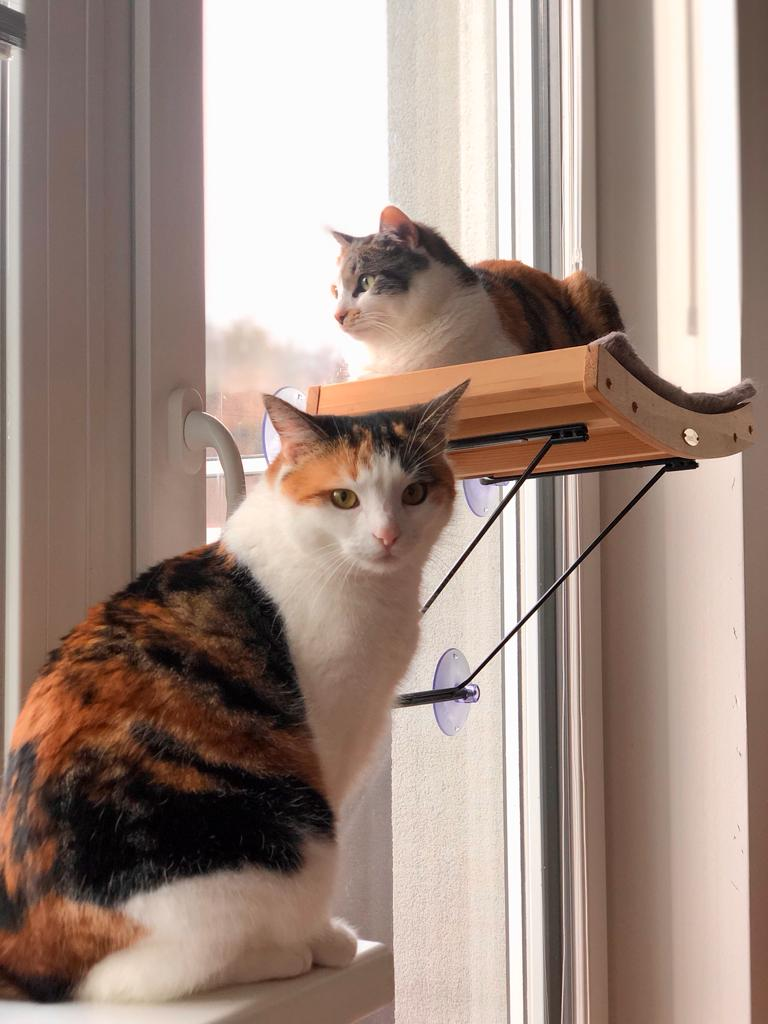
#> input picture Photos/Cats.jpeg, 768 x 1024 px
$ python threshold.py
#> lines starting #> are read from the running program, lines starting #| are printed output that depends on the picture; after the words box and inside, x2 and y2 are one past the last pixel; in counts of white or black regions, pixels touching at a corner belong together
import cv2 as cv

# Thresholding is the binarization of an image. i.e:, image pixels are either (zero or black) or (255 or white)
img = cv.imread('Photos/Cats.jpeg')
#> img is the input picture: shape (1024, 768, 3); mean B, G, R 131.4, 141.6, 161.8
# cv.imshow('Gmunden', img)

gray = cv.cvtColor(img, cv.COLOR_BGR2GRAY)
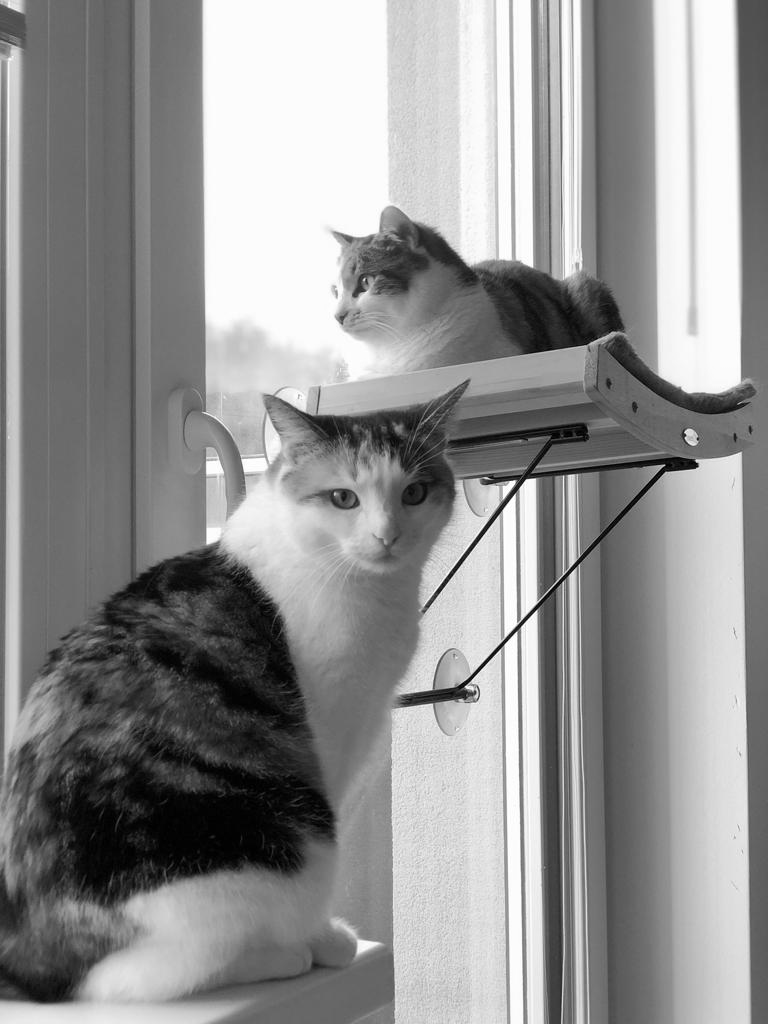
#> gray: shape (1024, 768); min 0, max 255, mean 146.5
# cv.imshow('Gray', gray)


# Simple thresholding
threshold, thresh = cv.threshold(gray, 120, 255, cv.THRESH_BINARY)
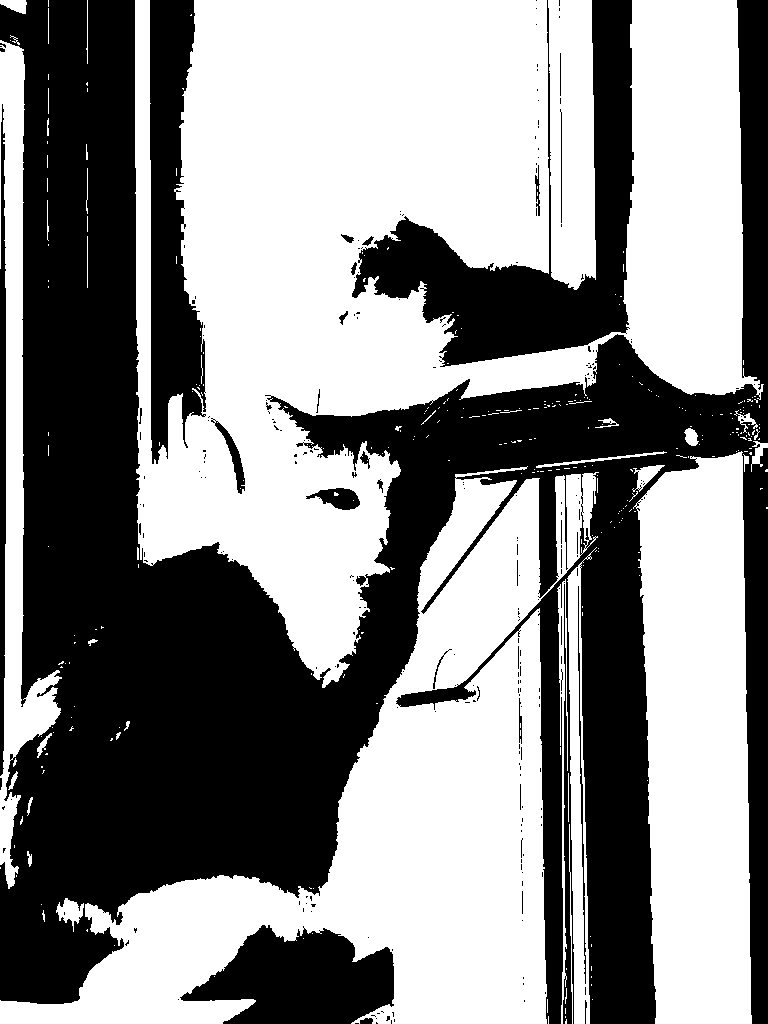
#> thresh: shape (1024, 768); 54.4% white; 252 black regions (217 under 20 px), largest, box (x1, y1, x2, y2) and area: (0, 0, 768, 1024) 290567, (352, 0, 634, 367) 30656, (150, 0, 206, 464) 16668
cv.imshow('Simple Thresholding', thresh)

# Inverse threshold
threshold_inv, threshold_inv = cv.threshold(gray, 120, 255, cv.THRESH_BINARY_INV)
# cv.imshow('Thresholded Inverse', threshold_inv)

# Adaptive threshold- FInding the optimal threshold value itself. Mostly used in advance thresholding
'''
***ADAPTIVE THRESHOLDING PARAMERETERS***
cv.ADAPTIVE_THRESH_MEAN_C : used to take of mean of neighbourhood pixels. Also we can use GaussianThreshold(cv.ADAPTIVE_THRESH_GAUSSIAN_C) instead of mean.
cv.ADAPTIVE_THRESH_GAUSSIAN_C: It basically add a weight to each pixels and then compute the mean across all pixels
cv.THRESH_BINARY : Convert to binary image
blockSize = 11 : size of the block for taking mean of neighbourhood pixels
C = 9 : For fine tuning and subtracting from the mean of neighbourhood pixels
'''
adaptive_thresh = cv.adaptiveThreshold(gray, 150, cv.ADAPTIVE_THRESH_GAUSSIAN_C, cv.THRESH_BINARY, 11, 9)
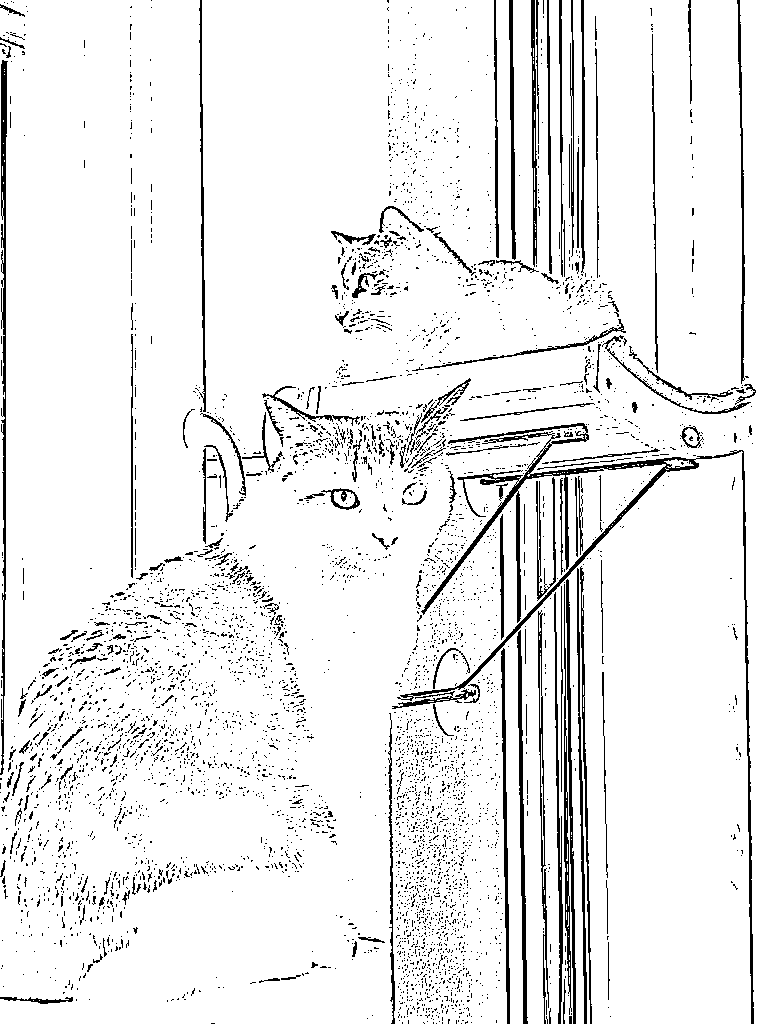
#> adaptive_thresh: shape (1024, 768); values 0 (black) and 150 (white), 92.7% white; black in thin lines or dots
cv.imshow('Adaptive Threshold', adaptive_thresh)

cv.waitKey(0)

$ run again, with Photos/children.jpg copied over Photos/Cats.jpeg
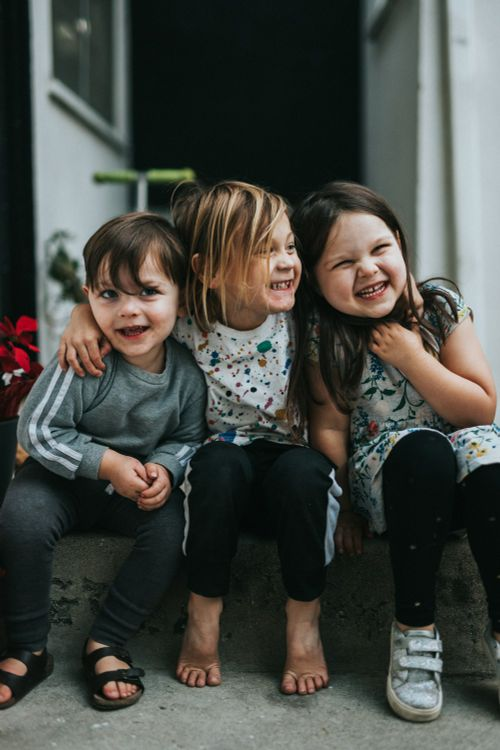
#> input picture Photos/children.jpg, 500 x 750 px
#> img is the input picture: shape (750, 500, 3); mean B, G, R 68.6, 74.3, 71.8
#> `threshold, thresh = cv.threshold(gray, 120, 255, cv.THRESH_BINARY)`:
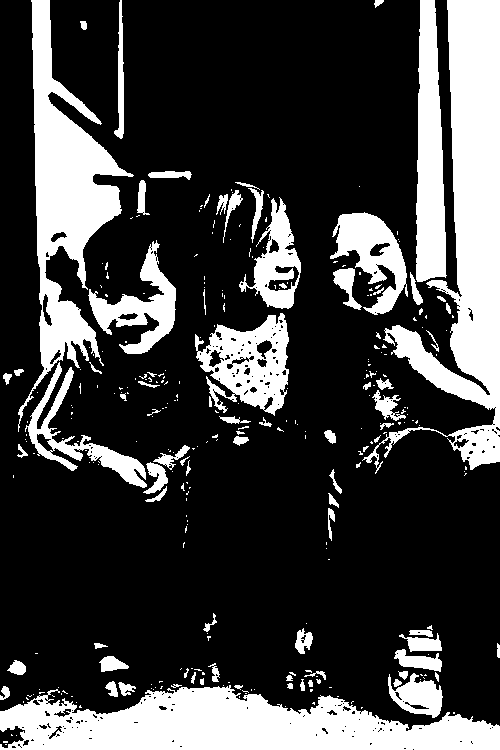
#> thresh: shape (750, 500); 25.4% white; 306 white regions (225 under 20 px), largest, box (x1, y1, x2, y2) and area: (362, 0, 500, 474) 22850, (0, 685, 500, 750) 21138, (18, 0, 134, 432) 15476
#> `adaptive_thresh = cv.adaptiveThreshold(gray, 150, cv.ADAPTIVE_THRESH_G..`:
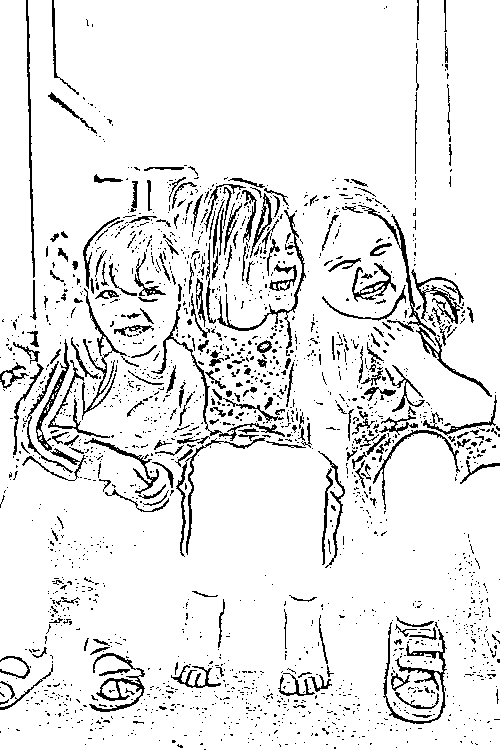
#> adaptive_thresh: shape (750, 500); values 0 (black) and 150 (white), 91.2% white; black in thin lines or dots

$ run again, with Photos/girl.png saved as Photos/Cats.jpeg
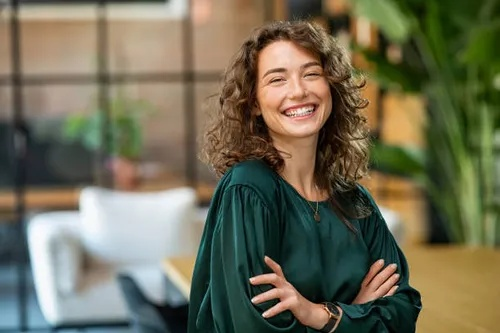
#> input picture Photos/girl.png, 500 x 333 px
#> img is the input picture: shape (333, 500, 3); mean B, G, R 85.2, 108.1, 111
#> `threshold, thresh = cv.threshold(gray, 120, 255, cv.THRESH_BINARY)`:
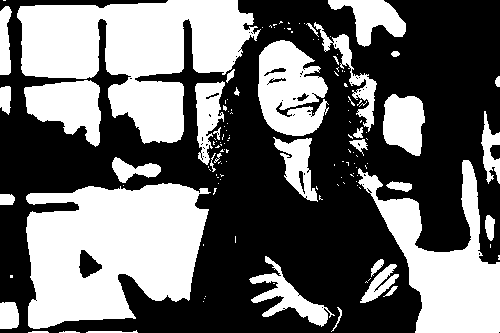
#> thresh: shape (333, 500); 42.8% white; 136 white regions (99 under 20 px), largest, box (x1, y1, x2, y2) and area: (26, 183, 211, 329) 19767, (17, 0, 261, 144) 18885, (358, 160, 500, 333) 10019
#> `adaptive_thresh = cv.adaptiveThreshold(gray, 150, cv.ADAPTIVE_THRESH_G..`:
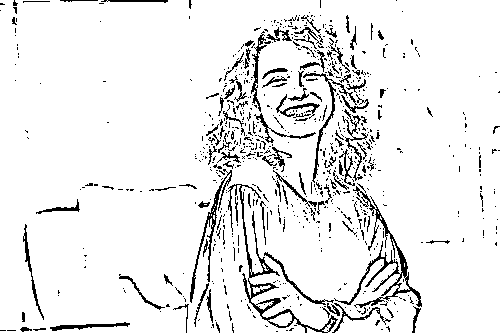
#> adaptive_thresh: shape (333, 500); values 0 (black) and 150 (white), 92.1% white; black in thin lines or dots
